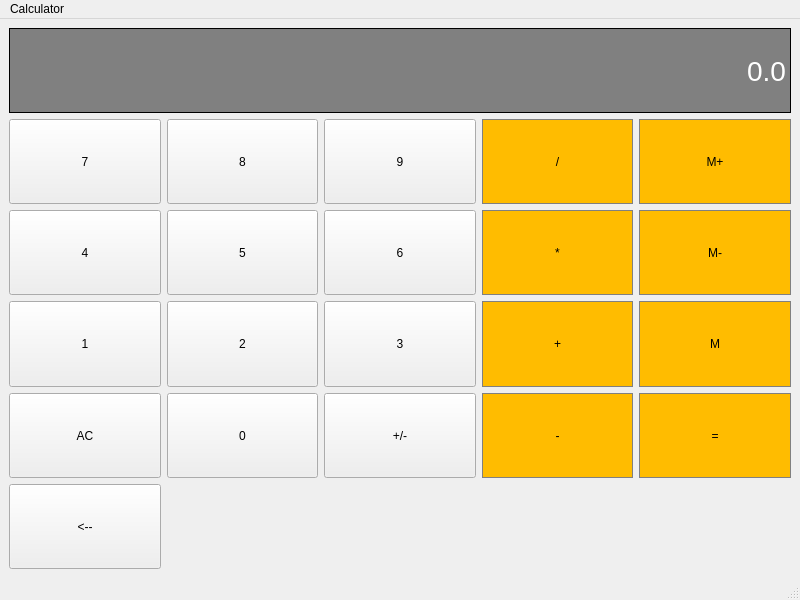
<?xml version="1.0" encoding="UTF-8"?>
<ui version="4.0">
 <class>Calculator</class>
 <widget class="QMainWindow" name="Calculator">
  <property name="geometry">
   <rect>
    <x>0</x>
    <y>0</y>
    <width>800</width>
    <height>600</height>
   </rect>
  </property>
  <property name="windowTitle">
   <string>MainWindow</string>
  </property>
  <widget class="QWidget" name="centralwidget">
   <layout class="QGridLayout" name="gridLayout">
    <item row="4" column="3">
     <widget class="QPushButton" name="btnSubtraction">
      <property name="sizePolicy">
       <sizepolicy hsizetype="Preferred" vsizetype="Preferred">
        <horstretch>0</horstretch>
        <verstretch>0</verstretch>
       </sizepolicy>
      </property>
      <property name="styleSheet">
       <string notr="true">QPushButton {
	background-color:  #FFBC00;
	border: 1px solid gray;
	padding: 6px
}

QPushButton:pressed {
	background-color: #A9A9A9;
	border: 1px solid gray;
	padding: 6px
}</string>
      </property>
      <property name="text">
       <string>-</string>
      </property>
     </widget>
    </item>
    <item row="3" column="1">
     <widget class="QPushButton" name="btn2">
      <property name="sizePolicy">
       <sizepolicy hsizetype="Preferred" vsizetype="Preferred">
        <horstretch>0</horstretch>
        <verstretch>0</verstretch>
       </sizepolicy>
      </property>
      <property name="text">
       <string>2</string>
      </property>
     </widget>
    </item>
    <item row="4" column="4">
     <widget class="QPushButton" name="btnEquals">
      <property name="sizePolicy">
       <sizepolicy hsizetype="Preferred" vsizetype="Preferred">
        <horstretch>0</horstretch>
        <verstretch>0</verstretch>
       </sizepolicy>
      </property>
      <property name="styleSheet">
       <string notr="true">QPushButton {
	background-color:  #FFBC00;
	border: 1px solid gray;
	padding: 6px
}

QPushButton:pressed {
	background-color: #A9A9A9;
	border: 1px solid gray;
	padding: 6px
}</string>
      </property>
      <property name="text">
       <string>=</string>
      </property>
     </widget>
    </item>
    <item row="3" column="4">
     <widget class="QPushButton" name="btnRetrieveMemory">
      <property name="sizePolicy">
       <sizepolicy hsizetype="Preferred" vsizetype="Preferred">
        <horstretch>0</horstretch>
        <verstretch>0</verstretch>
       </sizepolicy>
      </property>
      <property name="styleSheet">
       <string notr="true">QPushButton {
	background-color:  #FFBC00;
	border: 1px solid gray;
	padding: 6px
}

QPushButton:pressed {
	background-color: #A9A9A9;
	border: 1px solid gray;
	padding: 6px
}</string>
      </property>
      <property name="text">
       <string>M</string>
      </property>
     </widget>
    </item>
    <item row="2" column="2">
     <widget class="QPushButton" name="btn6">
      <property name="sizePolicy">
       <sizepolicy hsizetype="Preferred" vsizetype="Preferred">
        <horstretch>0</horstretch>
        <verstretch>0</verstretch>
       </sizepolicy>
      </property>
      <property name="text">
       <string>6</string>
      </property>
     </widget>
    </item>
    <item row="1" column="2">
     <widget class="QPushButton" name="btn9">
      <property name="sizePolicy">
       <sizepolicy hsizetype="Preferred" vsizetype="Preferred">
        <horstretch>0</horstretch>
        <verstretch>0</verstretch>
       </sizepolicy>
      </property>
      <property name="text">
       <string>9</string>
      </property>
     </widget>
    </item>
    <item row="2" column="3">
     <widget class="QPushButton" name="btnMultiply">
      <property name="sizePolicy">
       <sizepolicy hsizetype="Preferred" vsizetype="Preferred">
        <horstretch>0</horstretch>
        <verstretch>0</verstretch>
       </sizepolicy>
      </property>
      <property name="styleSheet">
       <string notr="true">QPushButton {
	background-color:  #FFBC00;
	border: 1px solid gray;
	padding: 6px
}

QPushButton:pressed {
	background-color: #A9A9A9;
	border: 1px solid gray;
	padding: 6px
}</string>
      </property>
      <property name="text">
       <string>*</string>
      </property>
     </widget>
    </item>
    <item row="3" column="3">
     <widget class="QPushButton" name="btnSum">
      <property name="sizePolicy">
       <sizepolicy hsizetype="Preferred" vsizetype="Preferred">
        <horstretch>0</horstretch>
        <verstretch>0</verstretch>
       </sizepolicy>
      </property>
      <property name="styleSheet">
       <string notr="true">QPushButton {
	background-color:  #FFBC00;
	border: 1px solid gray;
	padding: 6px
}

QPushButton:pressed {
	background-color: #A9A9A9;
	border: 1px solid gray;
	padding: 6px
}</string>
      </property>
      <property name="text">
       <string>+</string>
      </property>
     </widget>
    </item>
    <item row="0" column="0" colspan="5">
     <widget class="QLineEdit" name="display">
      <property name="sizePolicy">
       <sizepolicy hsizetype="Preferred" vsizetype="Minimum">
        <horstretch>0</horstretch>
        <verstretch>0</verstretch>
       </sizepolicy>
      </property>
      <property name="font">
       <font>
        <pointsize>21</pointsize>
       </font>
      </property>
      <property name="styleSheet">
       <string notr="true">QLineEdit {
	background-color: gray;
	border: 1px solid grat;
	color: #ffffff
}</string>
      </property>
      <property name="text">
       <string>0.0</string>
      </property>
      <property name="alignment">
       <set>Qt::AlignRight|Qt::AlignTrailing|Qt::AlignVCenter</set>
      </property>
     </widget>
    </item>
    <item row="2" column="0">
     <widget class="QPushButton" name="btn4">
      <property name="sizePolicy">
       <sizepolicy hsizetype="Preferred" vsizetype="Preferred">
        <horstretch>0</horstretch>
        <verstretch>0</verstretch>
       </sizepolicy>
      </property>
      <property name="text">
       <string>4</string>
      </property>
     </widget>
    </item>
    <item row="1" column="1">
     <widget class="QPushButton" name="btn8">
      <property name="sizePolicy">
       <sizepolicy hsizetype="Preferred" vsizetype="Preferred">
        <horstretch>0</horstretch>
        <verstretch>0</verstretch>
       </sizepolicy>
      </property>
      <property name="text">
       <string>8</string>
      </property>
     </widget>
    </item>
    <item row="4" column="1">
     <widget class="QPushButton" name="btn0">
      <property name="sizePolicy">
       <sizepolicy hsizetype="Preferred" vsizetype="Preferred">
        <horstretch>0</horstretch>
        <verstretch>0</verstretch>
       </sizepolicy>
      </property>
      <property name="text">
       <string>0</string>
      </property>
     </widget>
    </item>
    <item row="1" column="3">
     <widget class="QPushButton" name="btnDivide">
      <property name="sizePolicy">
       <sizepolicy hsizetype="Preferred" vsizetype="Preferred">
        <horstretch>0</horstretch>
        <verstretch>0</verstretch>
       </sizepolicy>
      </property>
      <property name="styleSheet">
       <string notr="true">QPushButton {
	background-color:  #FFBC00;
	border: 1px solid gray;
	padding: 6px
}

QPushButton:pressed {
	background-color: #A9A9A9;
	border: 1px solid gray;
	padding: 6px
}</string>
      </property>
      <property name="text">
       <string>/</string>
      </property>
     </widget>
    </item>
    <item row="3" column="0">
     <widget class="QPushButton" name="btn1">
      <property name="sizePolicy">
       <sizepolicy hsizetype="Preferred" vsizetype="Preferred">
        <horstretch>0</horstretch>
        <verstretch>0</verstretch>
       </sizepolicy>
      </property>
      <property name="text">
       <string>1</string>
      </property>
     </widget>
    </item>
    <item row="1" column="0">
     <widget class="QPushButton" name="btn7">
      <property name="sizePolicy">
       <sizepolicy hsizetype="Preferred" vsizetype="Preferred">
        <horstretch>0</horstretch>
        <verstretch>0</verstretch>
       </sizepolicy>
      </property>
      <property name="text">
       <string>7</string>
      </property>
     </widget>
    </item>
    <item row="1" column="4">
     <widget class="QPushButton" name="btnAddMemory">
      <property name="sizePolicy">
       <sizepolicy hsizetype="Preferred" vsizetype="Preferred">
        <horstretch>0</horstretch>
        <verstretch>0</verstretch>
       </sizepolicy>
      </property>
      <property name="styleSheet">
       <string notr="true">QPushButton {
	background-color:  #FFBC00;
	border: 1px solid gray;
	padding: 6px
}

QPushButton:pressed {
	background-color: #A9A9A9;
	border: 1px solid gray;
	padding: 6px
}</string>
      </property>
      <property name="text">
       <string>M+</string>
      </property>
     </widget>
    </item>
    <item row="2" column="1">
     <widget class="QPushButton" name="btn5">
      <property name="sizePolicy">
       <sizepolicy hsizetype="Preferred" vsizetype="Preferred">
        <horstretch>0</horstretch>
        <verstretch>0</verstretch>
       </sizepolicy>
      </property>
      <property name="text">
       <string>5</string>
      </property>
     </widget>
    </item>
    <item row="4" column="0">
     <widget class="QPushButton" name="btnErase">
      <property name="sizePolicy">
       <sizepolicy hsizetype="Preferred" vsizetype="Preferred">
        <horstretch>0</horstretch>
        <verstretch>0</verstretch>
       </sizepolicy>
      </property>
      <property name="text">
       <string>AC</string>
      </property>
     </widget>
    </item>
    <item row="2" column="4">
     <widget class="QPushButton" name="btnRemoveMemory">
      <property name="sizePolicy">
       <sizepolicy hsizetype="Preferred" vsizetype="Preferred">
        <horstretch>0</horstretch>
        <verstretch>0</verstretch>
       </sizepolicy>
      </property>
      <property name="styleSheet">
       <string notr="true">QPushButton {
	background-color:  #FFBC00;
	border: 1px solid gray;
	padding: 6px
}

QPushButton:pressed {
	background-color: #A9A9A9;
	border: 1px solid gray;
	padding: 6px
}</string>
      </property>
      <property name="text">
       <string>M-</string>
      </property>
     </widget>
    </item>
    <item row="3" column="2">
     <widget class="QPushButton" name="btn3">
      <property name="sizePolicy">
       <sizepolicy hsizetype="Preferred" vsizetype="Preferred">
        <horstretch>0</horstretch>
        <verstretch>0</verstretch>
       </sizepolicy>
      </property>
      <property name="text">
       <string>3</string>
      </property>
     </widget>
    </item>
    <item row="4" column="2">
     <widget class="QPushButton" name="btnChangeSignal">
      <property name="sizePolicy">
       <sizepolicy hsizetype="Preferred" vsizetype="Preferred">
        <horstretch>0</horstretch>
        <verstretch>0</verstretch>
       </sizepolicy>
      </property>
      <property name="text">
       <string>+/-</string>
      </property>
     </widget>
    </item>
    <item row="5" column="0">
     <widget class="QPushButton" name="btnBackspace">
      <property name="sizePolicy">
       <sizepolicy hsizetype="Preferred" vsizetype="Preferred">
        <horstretch>0</horstretch>
        <verstretch>0</verstretch>
       </sizepolicy>
      </property>
      <property name="text">
       <string>&lt;--</string>
      </property>
     </widget>
    </item>
   </layout>
  </widget>
  <widget class="QMenuBar" name="menubar">
   <property name="geometry">
    <rect>
     <x>0</x>
     <y>0</y>
     <width>800</width>
     <height>22</height>
    </rect>
   </property>
   <widget class="QMenu" name="menuCalculator">
    <property name="title">
     <string>Calculator</string>
    </property>
   </widget>
   <addaction name="menuCalculator"/>
  </widget>
  <widget class="QStatusBar" name="statusbar"/>
 </widget>
 <resources/>
 <connections/>
</ui>
